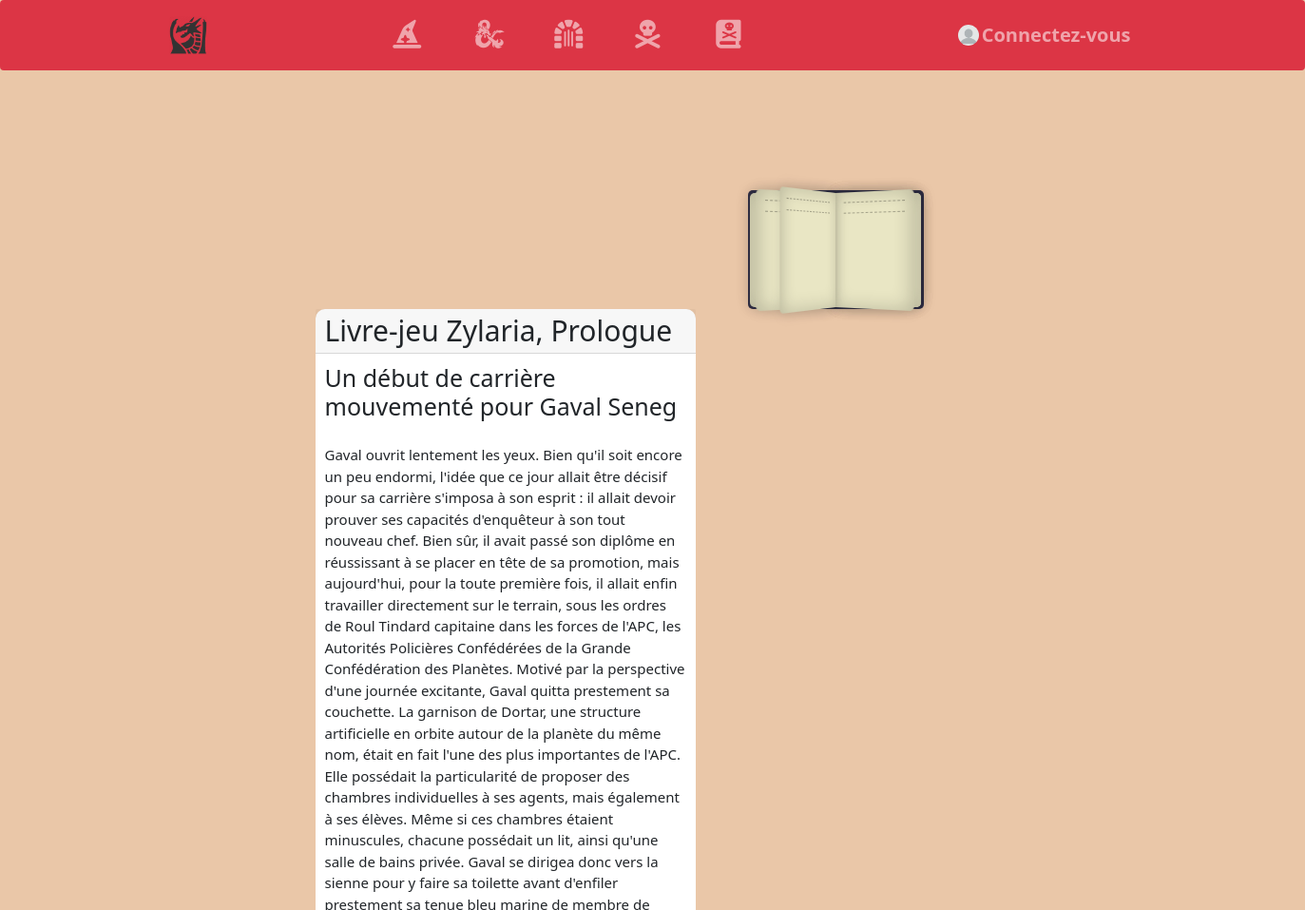
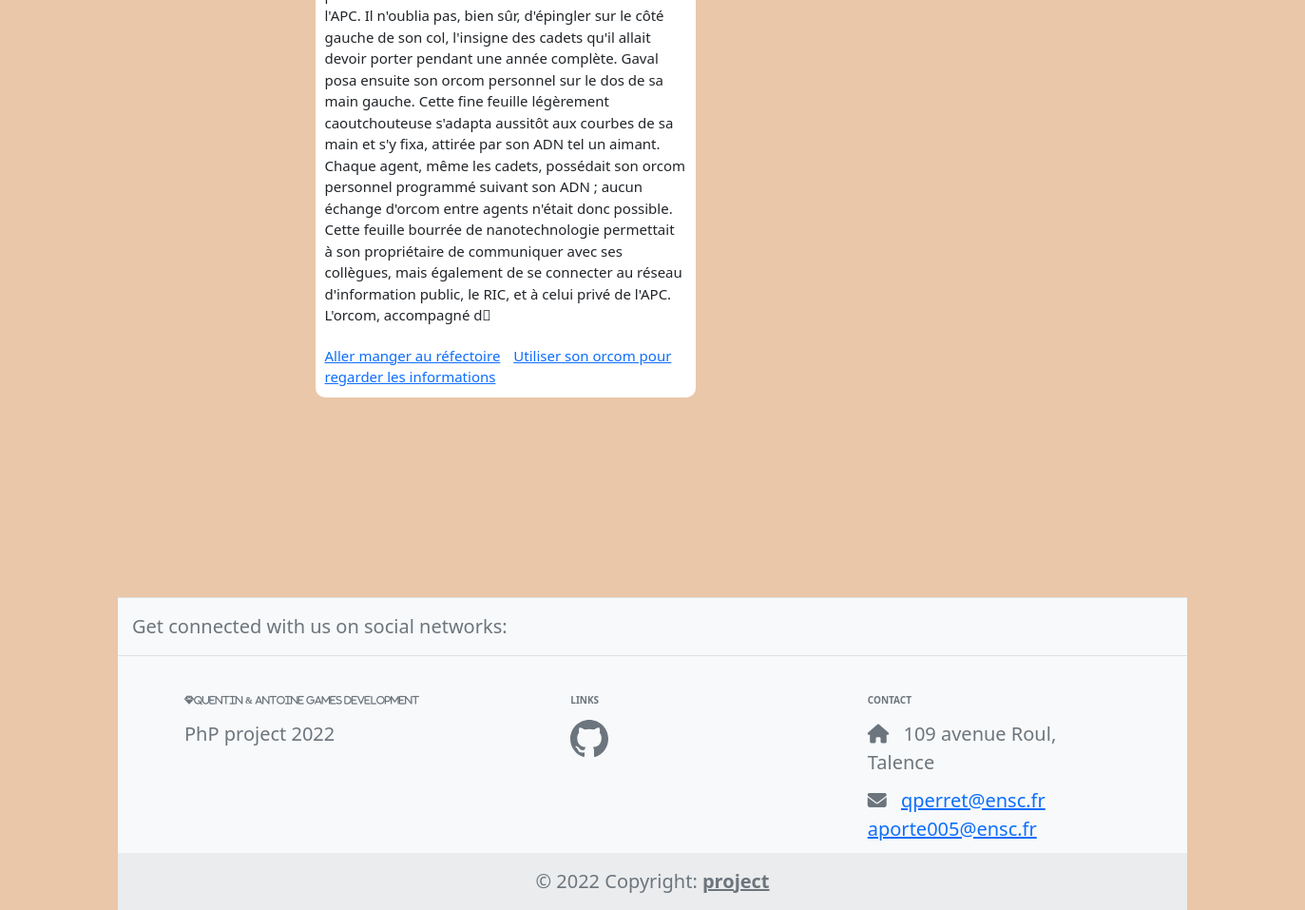
Screenshot of /stories.php?chId=13 with the database file from the repository (2 pictures, top to bottom).
### tables this page shows
create table story(
    sto_id integer not null primary key auto_increment,
    sto_title varchar(100) not null,
    sto_description varchar(2000),
    sto_writer varchar(150) not null,
    sto_first_ch_id integer,
    sto_played integer not null,
    sto_finished integer not null
);

create table chapter(
    ch_id integer not null primary key auto_increment,
    ch_story_id integer not null, 
    ch_title varchar(100) not null,
    ch_story varchar(2000),
    end_sto boolean
);

create table link(
    link_id integer not null primary key auto_increment,
    link_ch integer not null,
    link_next integer
);

### includes/functions.php (called while the page is built, shortened)
<?php
function getDb() {
    $server = "localhost";
    $username = "qperret";
    $password = "passworddb";
    $db = "qperret";
    return new PDO("mysql:host=$server;dbname=$db;charset=utf8",
    $username, $password,
    array(PDO::ATTR_ERRMODE => PDO::ERRMODE_EXCEPTION));
}
function getStory($id_story){
    $stmt = getDb() -> prepare('SELECT * FROM story WHERE sto_id = :id');
    $stmt -> execute(array(
        'id' => $id_story
    ));
    $ligne = $stmt->fetch();
    return $ligne;
}
function getCh($id_chapter){
    $stmt = getDb() -> prepare('SELECT * FROM chapter WHERE ch_id = :id');
    $stmt -> execute(array('id' => $id_chapter));
    $ligne = $stmt->fetch();
    return $ligne;
}
function getAllLink($id_chapter){
    $request = 'SELECT * FROM link WHERE link_ch = ?';
    $response = getDb() -> prepare($request);
    $response -> execute(array($id_chapter));
    return $response -> fetchAll();
}

### stories.php (the view, shortened to what this page needs)
<?php
require_once 'includes/functions.php';
$chId = $_GET['chId'];
$chapter = getCh($chId);
$stoId = $chapter['ch_story_id'];
$story = getStory($stoId);
$links = getAllLink($chId);
$gameId =lastInsertGame()[0];
?>
<!doctype html>
<html>
<?php require_once "includes/head.php"; ?>
<body>
    <div class="container">
        <?php require_once "includes/header.php"; ?>
<div class="container" style="margin: 200px; ">
        <div class="book " style="width:200px;">
            <span class="page turn"></span>
            <span class="page turn"></span>
        </div>
        <div class="card mb-3" style="margin-right: 50px; font-size: 15px">
                <h3 class="card-header display-5"><strong><?= $story['sto_title']?></strong></h3>
                <div class="card-body">
                    <h5 class="card-title display-6"><?= $chapter['ch_title']?></h5>
                </div>
                <div class="card-body">
                    <p class="card-text"><?= $chapter['ch_story']?></p>
                </div>
                <div class="card-body">
                    <?php if($chapter['end_sto']==1)
                    {
                    delGame($gameId);?>
                    <a class="btn btn-danger" role="button" href="index.php">Finish the story</a>
                    <?php } else {
                        foreach($links as $key=>$link){
                        $nextCh = getCh($link['link_next']);
                        ?>
                        <a href="stories.php?chId=<?=$nextCh['ch_id']?>" class="card-link"><?=$nextCh['ch_title']?></a>
                    <?php } } ?>
                </div>
                </div>
        </div>
        <?php require_once "includes/footer.php"; ?>
    </div>
</body>
</html>

### css/style.css (style rules this page uses)
body { background-color: #eac7a8; }
.card { width: 400px; border: none; border-radius: 10px; background-color: #fff }
.book { top: 0; bottom: 0; left: 0; right: 0; margin: auto; width: 18.5rem; height: 12.5rem; perspective: 70rem; }
.page { top: 0.25rem; left: 0.25rem; background-color: #e9e6c4; transform: rotateY(0deg); width: 9rem; height: 12rem; text-align: right; font-size: 8px; color: #777; font-family: monospace; }
.page::before, .page::after { display: block; border-top: 1px dashed rgba(0, 0, 0, 0.3); content: ""; padding-bottom: 1rem; }
.cover, .page { position: absolute; padding: 1rem; transform-origin: 100% 0; border-radius: 5px 0 0 5px; box-shadow: inset 3px 0px 20px rgba(0, 0, 0, 0.2), 0px 0px 15px rgba(0, 0, 0, 0.1); box-sizing: border-box; }
.page.turn { animation: bookOpen 3s forwards; }
.page:nth-of-type(4) { animation: bookOpen150deg 3s forwards; animation-delay: 0.99s; }
.page:nth-of-type(6) { animation: bookOpen55deg 3s forwards; animation-delay: 1.25s; }

### rows the page displays
story: sto_title "Livre-jeu Zylaria, Prologue"
chapter: ch_title "Un début de carrière mouvementé pour Gaval Seneg", ch_story "Gaval ouvrit lentement les yeux. Bien qu'il soit encore un peu endormi, l'idée que ce jour allait être décisif pour sa carrière s'imposa à son esprit : il allait devoir prouver ses capacités d'enquêteur à son tout nouveau chef. Bien sûr, il avait passé son diplôme en réussissant à se placer en tête de sa promotion, mais aujourd'hui, pour la toute première fois, il allait enfin travailler directement sur le terrain, sous les ordres de Roul Tindard capitaine dans les forces de l'APC, les Autorités Policières Confédérées de la Grande Confédération des Planètes. Motivé par la perspective d'une journée excitante, Gaval quitta prestement sa couchette. La garnison de Dortar, une structure…"
link: chapter.ch_title "Aller manger au réfectoire"
link: chapter.ch_title "Utiliser son orcom pour regarder les informations"
